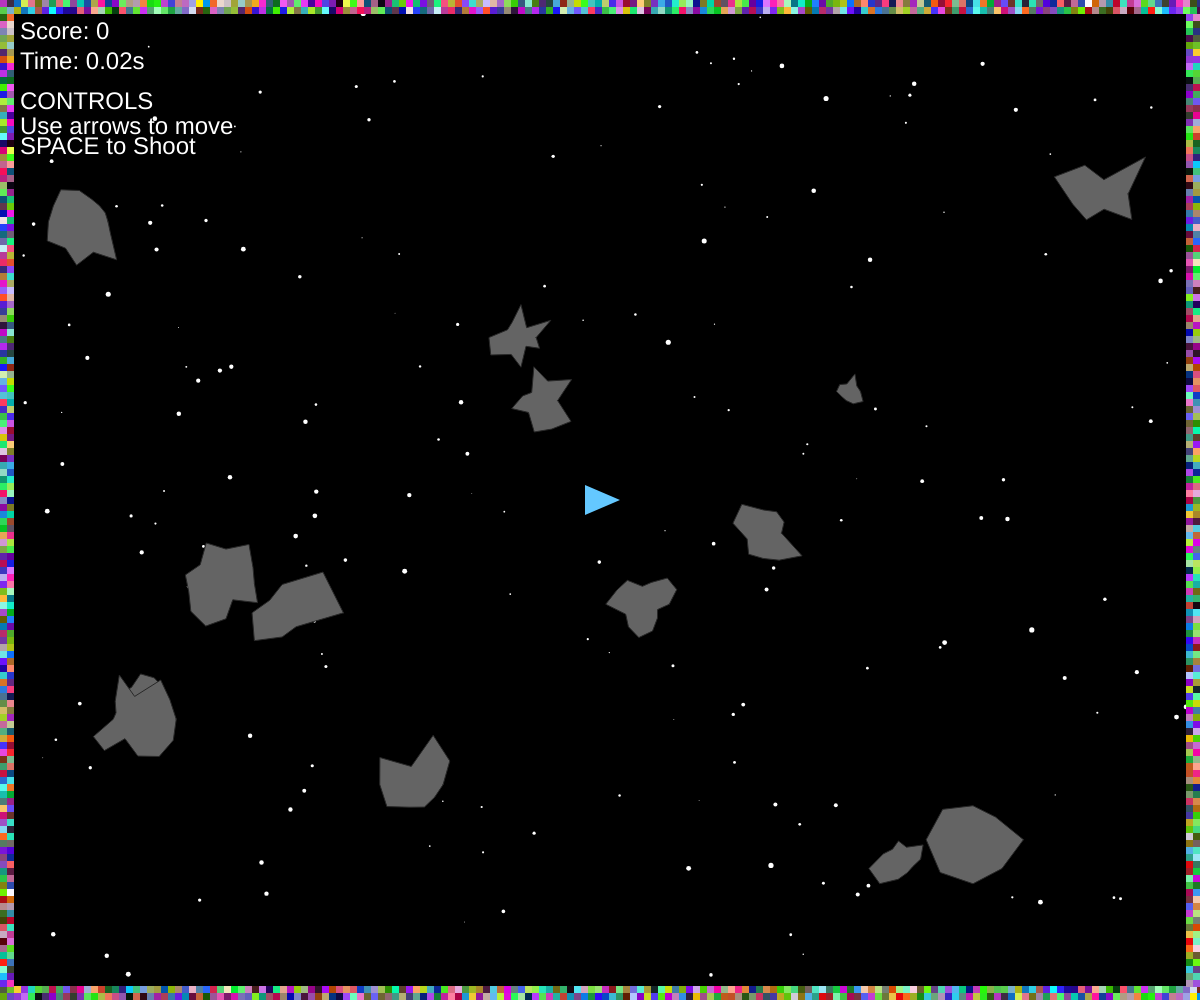
Frame 1 (no input)
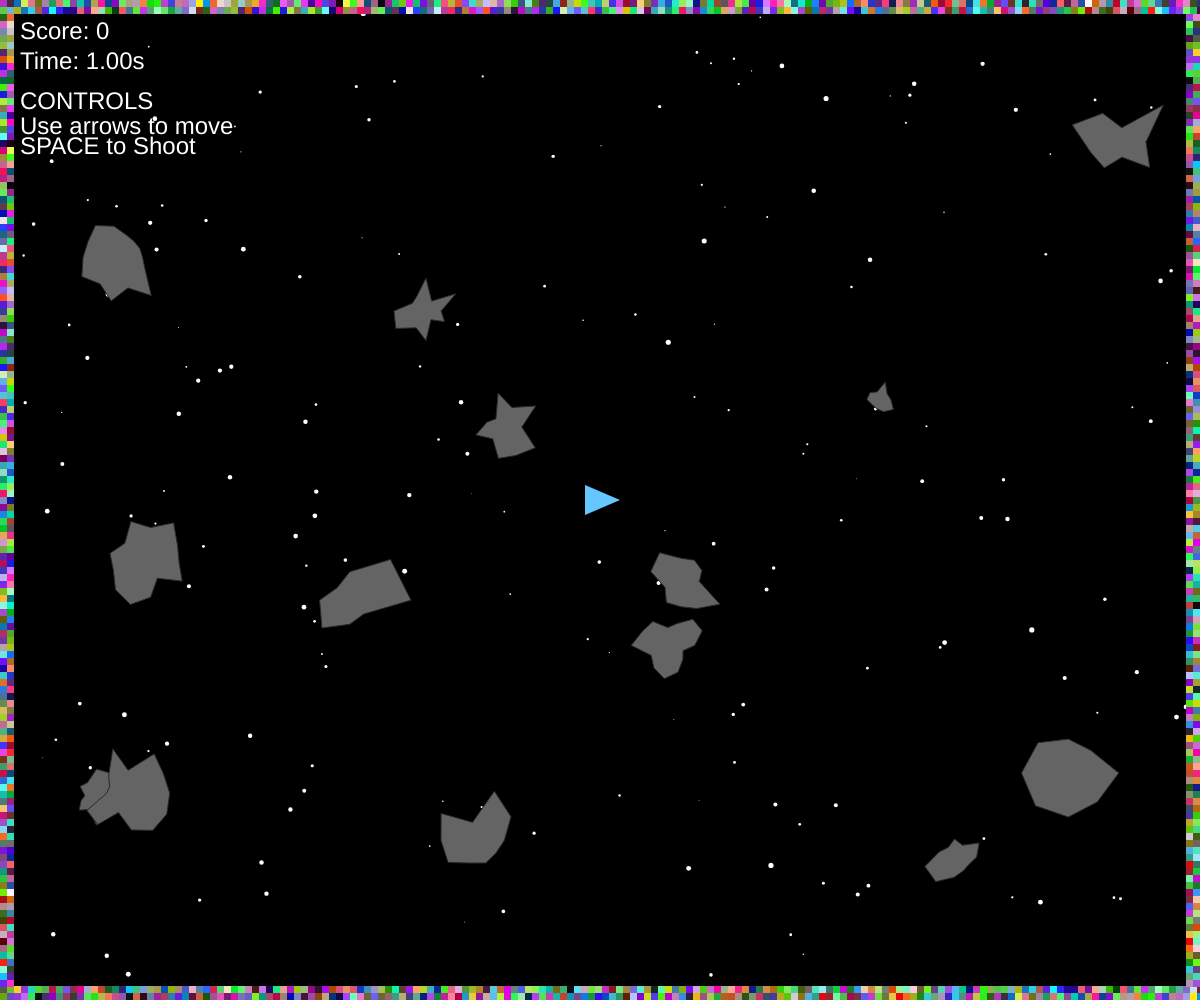
Frame 60 (no input)
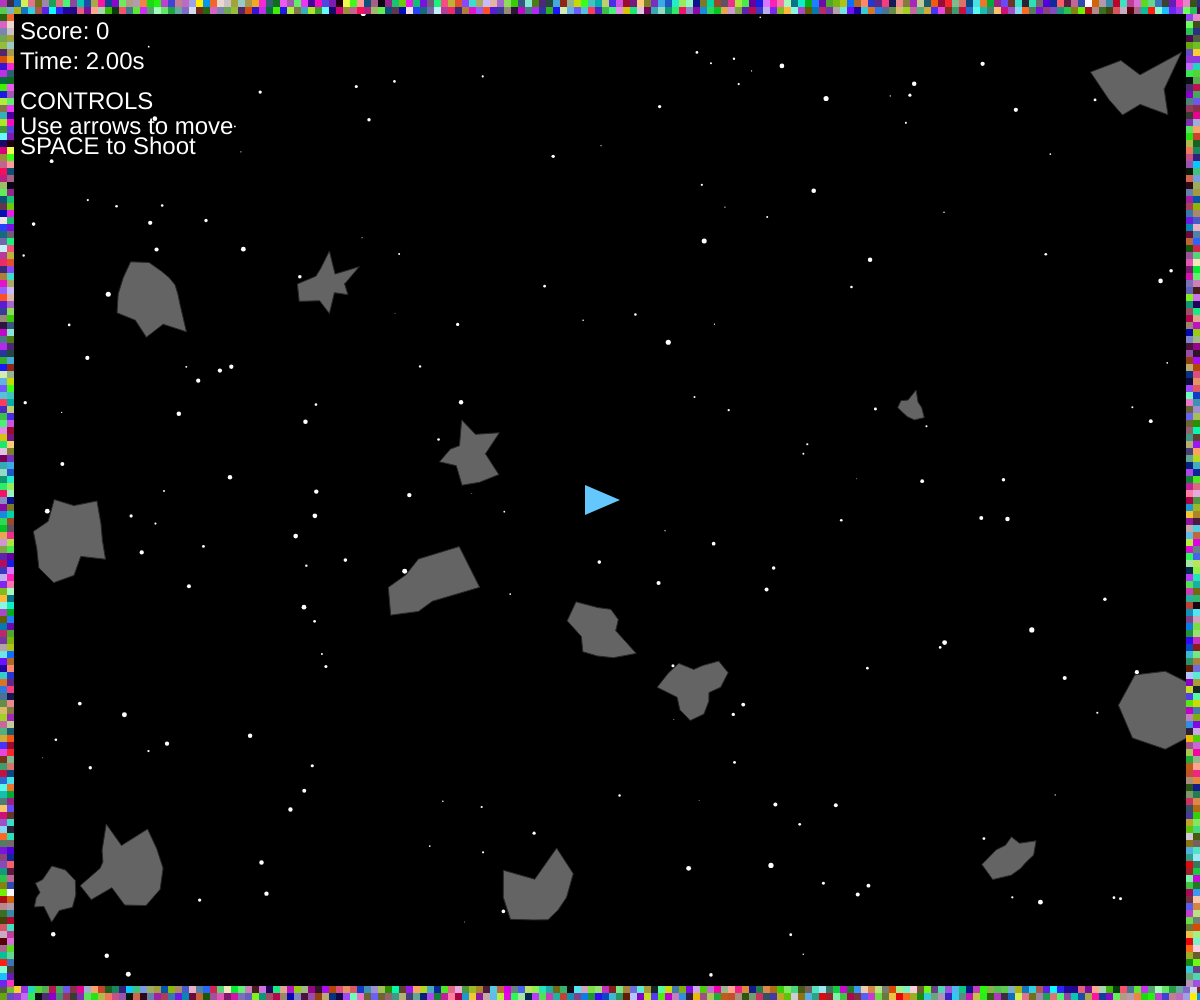
Frame 120 (the mouse pressed at the canvas centre since frame 60)

The p5.js sketch that drew these frames (run headless with seeded random() and noise() and a simulated clock; from frame 60 on, the mouse is pressed at the canvas centre):

// p5.js sketch
// ── sketch.js
// ==================== VARIABLES ====================
let stars = [];
let player;
let bullets = [];
let asteroids = [];
let explosions = [];
let borderColors = [];

// Game state
let gameOver = false;
let score = 0;
let gameTime = 0;
const TUTORIAL_DURATION = 7;

// Asteroid spawning
const ASTEROID_COUNT = 14;
let currentAsteroidCount = ASTEROID_COUNT;
let lastAsteroidIncreaseTime = 0;

// Constants
const BORDER_SIZE = 7;
const DENSITY = 1 / 6400;
const MIN_R = 0.4;
const MAX_R = 2.6;

// ==================== SETUP & DRAW ====================
function setup() {
  createCanvas(windowWidth, windowHeight);
  noStroke();
  document.body.style.overflow = "hidden";
  document.body.style.margin = "0";
  document.body.style.padding = "0";
  
  generateBorderColors();
  function generateBorderColors() {
  borderColors = [];
  const totalBoxes = ceil((width + height) * 2 / BORDER_SIZE);
  for (let i = 0; i < totalBoxes; i++) {
    borderColors.push(color(random(0, 255), random(0, 255), random(0, 255)));
  }
}
  initPlayer();
  generateStars();
  generateAsteroids();
}

function draw() {
  background(0);
  drawStars();

  if (!gameOver) {
    updateGameTime();
    increaseAsteroidCount();
    updateAndDraw();
  } else {
    drawGameOver();
  }
  
  drawCheckerboardBorder();
}

// ==================== BORDER ====================
function generateBorderColors() {
  borderColors = [];
  const totalBoxes = ceil((width + height) * 2 / BORDER_SIZE);
  for (let i = 0; i < totalBoxes; i++) {
    borderColors.push(color(random(100, 255), random(100, 255), random(100, 255)));
  }
}

function drawCheckerboardBorder() {
  noStroke();
  let colorIndex = 0;

  // Top border
  for (let x = 0; x < width; x += BORDER_SIZE) {
    for (let y = 0; y < BORDER_SIZE * 2; y += BORDER_SIZE) {
      fill(borderColors[colorIndex % borderColors.length]);
      rect(x, y, BORDER_SIZE, BORDER_SIZE);
      colorIndex++;
    }
  }

  // Bottom border
  for (let x = 0; x < width; x += BORDER_SIZE) {
    for (let y = height - BORDER_SIZE * 2; y < height; y += BORDER_SIZE) {
      fill(borderColors[colorIndex % borderColors.length]);
      rect(x, y, BORDER_SIZE, BORDER_SIZE);
      colorIndex++;
    }
  }

  // Left border
  for (let y = BORDER_SIZE * 2; y < height - BORDER_SIZE * 2; y += BORDER_SIZE) {
    for (let x = 0; x < BORDER_SIZE * 2; x += BORDER_SIZE) {
      fill(borderColors[colorIndex % borderColors.length]);
      rect(x, y, BORDER_SIZE, BORDER_SIZE);
      colorIndex++;
    }
  }

  // Right border
  for (let y = BORDER_SIZE * 2; y < height - BORDER_SIZE * 2; y += BORDER_SIZE) {
    for (let x = width - BORDER_SIZE * 2; x < width; x += BORDER_SIZE) {
      fill(borderColors[colorIndex % borderColors.length]);
      rect(x, y, BORDER_SIZE, BORDER_SIZE);
      colorIndex++;
    }
  }
}

// ==================== INITIALIZATION ====================
function initPlayer() {
  player = {
    pos: createVector(width / 2, height / 2),
    vel: createVector(0, 0),
    speed: 3,
    size: 30,
    angle: 0
  };
}

// ==================== GAME LOOP ====================
function updateGameTime() {
  gameTime += deltaTime / 1000;
}

function increaseAsteroidCount() {
  while (gameTime - lastAsteroidIncreaseTime >= 3) {
    lastAsteroidIncreaseTime += 3;
    currentAsteroidCount++;
    spawnAsteroid();
  }
}

function updateAndDraw() {
  updateAsteroids();
  drawAsteroids();

  movePlayer();
  drawPlayer();

  updateBullets();
  drawBullets();

  updateExplosions();
  drawExplosions();

  checkCollisions();
  checkBulletHits();

  drawHUD();
}

// ==================== PLAYER ====================
function movePlayer() {
  let accel = createVector(0, 0);
  const thrust = 0.25;
  const friction = 0.97;

  if (keyIsDown(LEFT_ARROW))  accel.x = -thrust;
  if (keyIsDown(RIGHT_ARROW)) accel.x = thrust;
  if (keyIsDown(UP_ARROW))    accel.y = -thrust;
  if (keyIsDown(DOWN_ARROW))  accel.y = thrust;

  player.vel.add(accel);
  player.vel.mult(friction);
  player.vel.limit(player.speed * 1.5);
  player.pos.add(player.vel);

  if (player.vel.mag() > 0.1) {
    player.angle = player.vel.heading();
  }

  player.pos.x = constrain(player.pos.x, 0, width);
  player.pos.y = constrain(player.pos.y, 0, height);
}

function drawPlayer() {
  push();
  translate(player.pos.x, player.pos.y);
  rotate(player.angle + HALF_PI);
  fill(100, 200, 255);
  const s = player.size;
  triangle(0, -s / 1.5, -s / 2, s / 2, s / 2, s / 2);
  pop();
}

// ==================== SHOOTING ====================
function keyPressed() {
  if (keyCode === 32) {
    if (gameOver) {
      restartGame();
    } else {
      shoot();
    }
  }
  return false;
}

function shoot() {
  let bullet = {
    pos: createVector(player.pos.x, player.pos.y),
    vel: p5.Vector.fromAngle(player.angle).mult(7),
    r: 5
  };
  bullets.push(bullet);
}

// ==================== BULLETS ====================
function updateBullets() {
  for (let b of bullets) {
    b.pos.add(b.vel);
  }
  bullets = bullets.filter(
    (b) => b.pos.x > 0 && b.pos.x < width && b.pos.y > 0 && b.pos.y < height
  );
}

function drawBullets() {
  fill(255, 200, 50);
  for (let b of bullets) {
    ellipse(b.pos.x, b.pos.y, b.r * 2);
  }
}

// ==================== ASTEROIDS ====================
function generateAsteroids() {
  asteroids = [];
  for (let i = 0; i < currentAsteroidCount; i++) {
    spawnAsteroid();
  }
}

function spawnAsteroid() {
  asteroids.push(new Asteroid(
    random(width),
    random(height),
    random(30, 80),
    random(0.5, 2)
  ));
}

function updateAsteroids() {
  for (let a of asteroids) a.update();
}

function drawAsteroids() {
  for (let a of asteroids) a.display();
}

class Asteroid {
  constructor(x, y, size, speed) {
    this.pos = createVector(x, y);
    this.vel = p5.Vector.random2D().mult(speed);
    this.size = size;
    this.vertices = [];
    this.createShape();
  }

  createShape() {
    let vertexCount = int(random(8, 15));
    for (let i = 0; i < vertexCount; i++) {
      let angle = map(i, 0, vertexCount, 0, TWO_PI);
      let r = this.size / 2 + random(-this.size * 0.3, this.size * 0.3);
      this.vertices.push(createVector(cos(angle) * r, sin(angle) * r));
    }
  }

  update() {
    this.pos.add(this.vel);

    if (this.pos.x < -this.size) this.pos.x = width + this.size;
    if (this.pos.x > width + this.size) this.pos.x = -this.size;
    if (this.pos.y < -this.size) this.pos.y = height + this.size;
    if (this.pos.y > height + this.size) this.pos.y = -this.size;
  }

  display() {
    push();
    translate(this.pos.x, this.pos.y);
    fill(100);
    stroke(40);
    strokeWeight(1);
    beginShape();
    for (let v of this.vertices) vertex(v.x, v.y);
    endShape(CLOSE);
    pop();
  }
}

// ==================== EXPLOSIONS ====================
function createExplosion(x, y, size) {
  score += 10;
  for (let i = 0; i < 20; i++) {
    let p = {
      pos: createVector(x, y),
      vel: p5.Vector.random2D().mult(random(1, 3)),
      life: 255,
      size: random(2, 6)
    };
    explosions.push(p);
  }
}

function updateExplosions() {
  for (let e of explosions) {
    e.pos.add(e.vel);
    e.life -= 4;
  }
  explosions = explosions.filter((e) => e.life > 0);
}

function drawExplosions() {
  noStroke();
  for (let e of explosions) {
    fill(255, 150, 50, e.life);
    ellipse(e.pos.x, e.pos.y, e.size);
  }
}

// ==================== COLLISION ====================
function checkCollisions() {
  for (let a of asteroids) {
    let distance = dist(player.pos.x, player.pos.y, a.pos.x, a.pos.y);
    if (distance < (player.size / 2 + a.size / 2)) {
      gameOver = true;
      break;
    }
  }
}

function checkBulletHits() {
  let remainingAsteroids = [];
  
  for (let a of asteroids) {
    let hit = false;
    
    for (let b of bullets) {
      let distance = dist(b.pos.x, b.pos.y, a.pos.x, a.pos.y);
      if (distance < a.size / 2) {
        createExplosion(a.pos.x, a.pos.y, a.size);
        hit = true;
        b.hit = true;
        break;
      }
    }
    
    if (!hit) remainingAsteroids.push(a);
    if (hit) spawnAsteroid();
  }

  bullets = bullets.filter((b) => !b.hit);
  asteroids = remainingAsteroids;
}

// ==================== UI ====================
function drawGameOver() {
  fill(255, 0, 0);
  textAlign(CENTER, CENTER);
  textSize(80);
  text("GAME OVER", width / 2, height / 2 - 100);
  
  textSize(32);
  fill(255);
  text("Score: " + score, width / 2, height / 2);
  text("Time: " + gameTime.toFixed(2) + "s", width / 2, height / 2 + 50);
  
  textSize(24);
  text("Press SPACE to restart", width / 2, height / 2 + 120);
}

function drawHUD() {
  fill(255);
  textSize(24);
  textAlign(LEFT, TOP);
  text("Score: " + score, 20, 20);
  text("Time: " + gameTime.toFixed(2) + "s", 20, 50);

  if (gameTime < TUTORIAL_DURATION) {
    textSize(24);
    text("CONTROLS", 20, 90);
    text("Use arrows to move", 20, 115);
    text("SPACE to Shoot", 20, 135);
  }
}

function restartGame() {
  gameOver = false;
  player.pos.set(width / 2, height / 2);
  player.vel.set(0, 0);
  bullets = [];
  explosions = [];
  currentAsteroidCount = ASTEROID_COUNT;
  lastAsteroidIncreaseTime = 0;
  generateBorderColors();
  function generateBorderColors() {
  borderColors = [];
  const totalBoxes = ceil((width + height) * 2 / BORDER_SIZE);
  for (let i = 0; i < totalBoxes; i++) {
    borderColors.push(color(random(0, 255), random(0, 255), random(0, 255)));
  }
}
  generateAsteroids();
  generateStars();
  score = 0;
  gameTime = 0;
}

// ==================== GRAPHICS ====================
function drawStars() {
  fill(255);
  for (let s of stars) {
    ellipse(s.x, s.y, s.r * 2);
  }
}

function generateStars() {
  stars = [];
  const count = max(50, floor(width * height * DENSITY));
  for (let i = 0; i < count; i++) {
    stars.push({
      x: random(width),
      y: random(height),
      r: random(MIN_R, MAX_R)
    });
  }
}

// ==================== WINDOW ====================
function windowResized() {
  resizeCanvas(windowWidth, windowHeight);
  generateStars();
}
